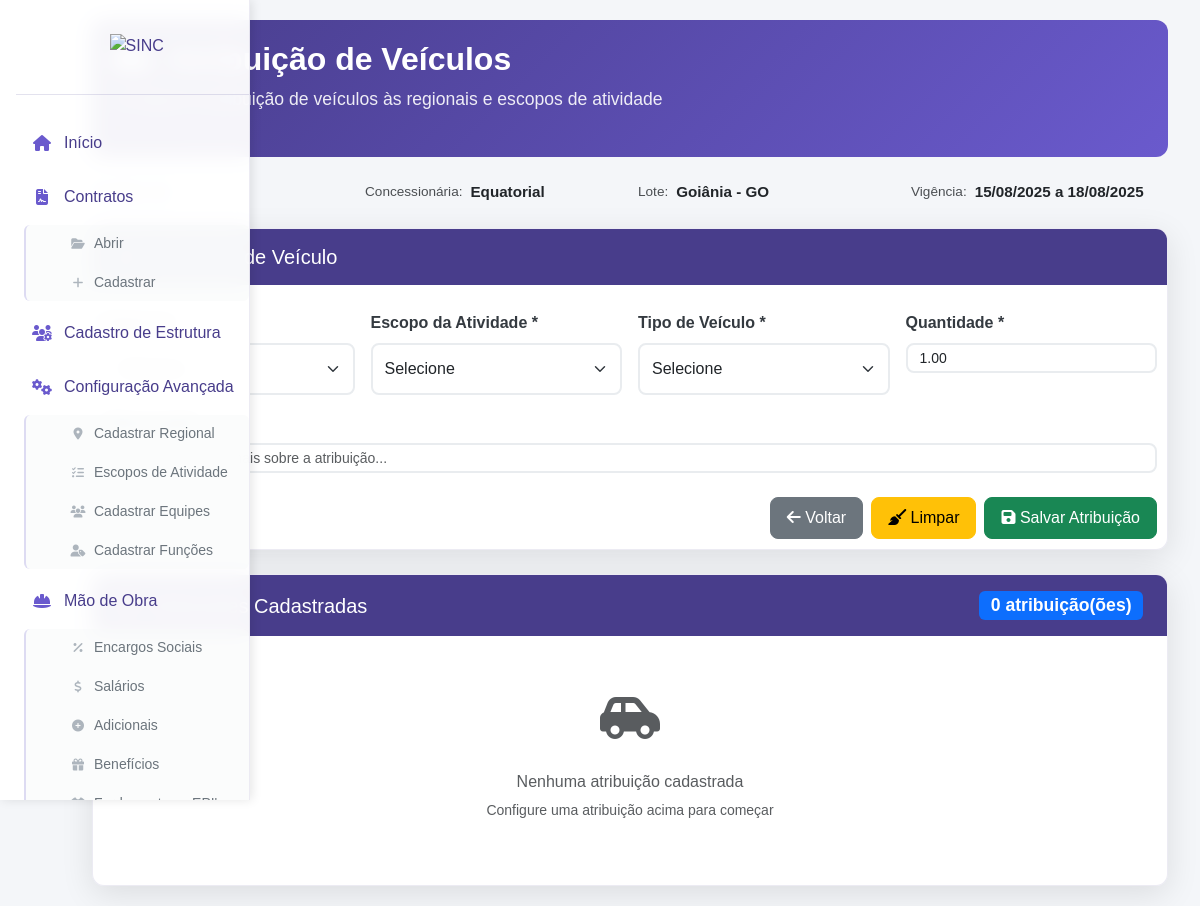
Page /veiculos/atribuir/4/ on the committed database.
### cad_contrato/models.py (models this page shows, shortened)
class CadastroContrato(models.Model):
    ESTADOS_CHOICES = [
        ('AC', 'Acre'),
        ('AL', 'Alagoas'),
        ('AP', 'Amapá'),
        ('AM', 'Amazonas'),
        ('BA', 'Bahia'),
        ('CE', 'Ceará'),
        ('DF', 'Distrito Federal'),
        ('ES', 'Espírito Santo'),
        ('GO', 'Goiás'),
        ('MA', 'Maranhão'),
        ('MT', 'Mato Grosso'),
        ('MS', 'Mato Grosso do Sul'),
        ('MG', 'Minas Gerais'),
        ('PA', 'Pará'),
        ('PB', 'Paraíba'),
        ('PR', 'Paraná'),
        ('PE', 'Pernambuco'),
        ('PI', 'Piauí'),
        ('RJ', 'Rio de Janeiro'),
        ('RN', 'Rio Grande do Norte'),
        ('RS', 'Rio Grande do Sul'),
        ('RO', 'Rondônia'),
        ('RR', 'Roraima'),
        ('SC', 'Santa Catarina'),
        ('SP', 'São Paulo'),
        ('SE', 'Sergipe'),
        ('TO', 'Tocantins'),
    ]
    STATUS_CHOICES = [
        ('EM_LICITACAO', 'Em Licitação'),
        ('EM_RENOVACAO', 'Em Renovação'),
        ('ATIVO', 'Ativo'),
        ('ENCERRADO', 'Encerrado'),
    ]
    contrato = models.AutoField(primary_key=True)
    concessionaria = models.CharField(max_length=100, default='Equatorial')
    estado = models.CharField(max_length=2, choices=ESTADOS_CHOICES, default='GO')
    municipio = models.CharField(max_length=100, default='Goiânia')
    escopo_contrato = models.CharField(max_length=255)
    inicio_vigencia_contrato = models.DateField(default='2025-01-01')
    fim_vigencia_contrato = models.DateField(default='2029-01-01')
    versao_base = models.ForeignKey('self', null=True, blank=True, on_delete=models.PROTECT, related_name='versoes')
    numero_versao = models.IntegerField(default=0)
    descricao_alteracao = models.TextField(blank=True)
    status_contrato = models.CharField(max_length=15, choices=STATUS_CHOICES, default='EM_LICITACAO', verbose_name="Status do Contrato")
    valor_inicial = models.DecimalField(max_digits=15, decimal_places=2, default=0.00, verbose_name="Valor Inicial do Contrato")
    created_at = models.DateTimeField(auto_now_add=True)
    updated_at = models.DateTimeField(auto_now=True)
    class Meta:
        ordering = ['-created_at']

### veiculos/views.py (the view, shortened to what this page needs)
# urls.py: path('atribuir/<int:contrato_id>/', AtribuicaoVeiculoView.as_view(), name='atribuir_veiculos'),
class AtribuicaoVeiculoView(View):
    template_name = "veiculos/atribuir_veiculos.html"
    def dispatch(self, request, *args, **kwargs):
        contrato_id = self.kwargs.get('contrato_id') or request.session.get('contrato_id')
        if not contrato_id:
            return redirect('selecionar_contrato')
        self.contrato = get_object_or_404(CadastroContrato, pk=contrato_id)
        return super().dispatch(request, *args, **kwargs)
    def get(self, request, *args, **kwargs):
        if kwargs.get('atribuicao_id') and request.resolver_match.url_name == 'atribuicao_json':
            return self.post(request, *args, **kwargs)
        context = {
            'contrato': self.contrato,
            'atribuicoes': AtribuicaoVeiculo.objects.filter(
                contrato=self.contrato
            ).select_related('regional', 'escopo', 'veiculo', 'veiculo__tipo_veiculo').order_by('regional', 'escopo', 'veiculo'),
            'regionais': Regional.objects.filter(contrato=self.contrato).order_by('nome'),
            'escopos': EscopoAtividade.objects.filter(contrato=self.contrato).order_by('nome'),
            'veiculos': Veiculo.objects.filter(contrato=self.contrato).select_related('tipo_veiculo').order_by('tipo_veiculo__categoria', 'tipo_veiculo__nome'),
            'form': AtribuicaoVeiculoForm(contrato=self.contrato)
        }
        return render(request, self.template_name, context)

### app/context_processors.py (called while the page is built)
def contrato_context(request):
    contrato_id = request.session.get('contrato_id')
    contrato = None
    if contrato_id:
        try:
            contrato = CadastroContrato.objects.get(contrato=contrato_id)
        except CadastroContrato.DoesNotExist:
            pass
    return {'contrato': contrato}

### veiculos/templates/veiculos/atribuir_veiculos.html (shortened to what this page needs)
{% extends 'base.html' %}
{% load static %}
{% block content %}
<div class="container-fluid">
    <div class="hero-section">
        <div class="hero-content">
            <h1 class="hero-title">
                <i class="fas fa-car-side me-3"></i>
                Atribuição de Veículos
            </h1>
            <p class="hero-subtitle">Configure a atribuição de veículos às regionais e escopos de atividade</p>
        </div>
    </div>
        <div class="hero-info">
            <div class="info-grid">
                <div class="info-item">
                    <span class="info-label">Contrato:</span>
                    <span class="info-value">{{ contrato.contrato }}</span>
                </div>
                <div class="info-item">
                    <span class="info-label">Concessionária:</span>
                    <span class="info-value">{{ contrato.concessionaria }}</span>
                </div>
                <div class="info-item">
                    <span class="info-label">Lote:</span>
                    <span class="info-value">{{ contrato.municipio }} - {{ contrato.estado }}</span>
                </div>
                <div class="info-item">
                    <span class="info-label">Vigência:</span>
                    <span class="info-value">{{ contrato.inicio_vigencia_contrato|date:"d/m/Y" }} a {{ contrato.fim_vigencia_contrato|date:"d/m/Y" }}</span>
                </div>
            </div>
        </div>
    <div class="row mt-4">
        <div class="col-12">
            <div class="main-card">
                <div class="card-header">
                    <h5 class="mb-0">
                        <i class="fas fa-edit me-2"></i>
                        Atribuição de Veículo
                    </h5>
                </div>
                <div class="card-body">
                    <div class="row g-3 mb-4">
                        <div class="col-md-3">
                            <label for="regional" class="form-label">Regional *</label>
                            <select id="regional" class="form-select" required>
                                <option value="">Selecione</option>
                            </select>
                        </div>
                        <div class="col-md-3">
                            <label for="id_escopo" class="form-label">Escopo da Atividade *</label>
                            <select id="id_escopo" name="escopo" class="form-select" required>
                                <option value="">Selecione</option>
                            </select>
                        </div>
                        <div class="col-md-3">
                            <label for="veiculo" class="form-label">Tipo de Veículo *</label>
                            <select id="veiculo" class="form-select" required>
                                <option value="">Selecione</option>
                            </select>
                        </div>
                        <div class="col-md-3">
                            <label for="quantidade" class="form-label">Quantidade *</label>
                            <input type="number" id="quantidade" class="form-control" min="0.01" step="0.01" value="1.00" required>
                        </div>
                        <div class="col-12">
                            <label for="observacao" class="form-label">Observações</label>
                            <input type="text" id="observacao" class="form-control"
                                   placeholder="Informações adicionais sobre a atribuição...">
                        </div>
                    </div>
                    <div class="d-flex justify-content-end align-items-center gap-2 mt-3">
                        <button type="button" class="btn btn-secondary" onclick="window.history.back();">
                            <i class="fas fa-arrow-left"></i> Voltar
                        </button>
                        <button type="button" class="btn btn-warning" id="limpar-form">
                            <i class="fas fa-broom"></i> Limpar
                        </button>
                        <button type="button" class="btn btn-success" id="salvar-btn">
                            <i class="fas fa-save"></i> Salvar Atribuição
                        </button>
                    </div>
                </div>
            </div>
        </div>
    </div>
    <div class="row mt-4">
        <div class="col-12">
            <div class="main-card">
                <div class="card-header">
                    <h5 class="mb-0">
                        <i class="fas fa-list me-2"></i>
                        Atribuições Cadastradas
                    </h5>
                    <div class="badge bg-primary" id="contador-atribuicoes" style="font-size: 1.1rem; font-weight: 600;">
                        <span id="total-atribuicoes">{{ atribuicoes|length }}</span> atribuição(ões)
                    </div>
                </div>
                <div class="card-body p-0">
                    <div id="lista-atribuicoes" class="table-responsive">
                        {% include 'veiculos/_lista_atribuicoes_inline.html' %}
                    </div>
                </div>
            </div>
        </div>
    </div>
</div>
{% endblock %}

### veiculos/templates/veiculos/atribuir_veiculos.html (style rules this page uses)
:root { --primary-color: #483D8B; --primary-light: #7B68EE; --primary-lighter: #9B8BFF; --secondary-color: #6A5ACD; --success-color: #28a745; --info-color: #17a2b8; --warning-color: #ffc107; --danger-color: #dc3545; --light-color: #f8f9fa; --dark-color: #343a40; }
.hero-section { background: linear-gradient(135deg, var(--primary-color) 0%, var(--secondary-color) 100%); color: white; padding: 1.25rem; border-radius: 12px; margin-bottom: 1.5rem; position: relative; overflow: hidden; backdrop-filter: blur(10px); background-color: rgba(72, 61, 139, 0.9); }
.hero-content { position: relative; z-index: 1; }
.hero-title { font-size: 2rem; font-weight: 700; margin-bottom: 0.5rem; display: flex; align-items: center; }
.hero-subtitle { font-size: 1.1rem; opacity: 0.9; margin-bottom: 1.5rem; }
.info-grid { display: grid; grid-template-columns: repeat(auto-fit, minmax(200px, 1fr)); gap: 1rem; margin-top: 1rem; }
.info-item { display: flex; flex-direction: row; gap: 0.5rem; align-items: center; }
.info-label { font-size: 0.85rem; opacity: 0.8; font-weight: 500; }
.info-value { font-weight: 600; font-size: 0.95rem; }
.main-card { background: rgba(255, 255, 255, 0.95); backdrop-filter: blur(10px); border: 1px solid rgba(72, 61, 139, 0.1); border-radius: 12px; box-shadow: 0 8px 32px rgba(0, 0, 0, 0.1); overflow: hidden; transition: all 0.3s ease; }
.card-header { background: var(--primary-color); color: white; padding: 1rem 1.5rem; border-bottom: none; display: flex; justify-content: space-between; align-items: center; }
.form-label { font-weight: 600; color: var(--dark-color); margin-bottom: 0.5rem; }
.form-control, .form-select { border: 2px solid #e9ecef; border-radius: 8px; padding: 0.75rem; transition: all 0.3s ease; }
.btn { border-radius: 8px; padding: 0.5rem 1rem; font-weight: 500; transition: all 0.3s ease; }
.badge { font-weight: 500; border-radius: 6px; }
.main-card { animation: fadeIn 0.5s ease-out; }

### rows in the picture
CadastroContrato: concessionaria "Equatorial", municipio "Goiânia", estado "GO", inicio_vigencia_contrato "15/08/2025", fim_vigencia_contrato "18/08/2025"

### other values in the picture
{{ atribuicoes|length }} "0"
